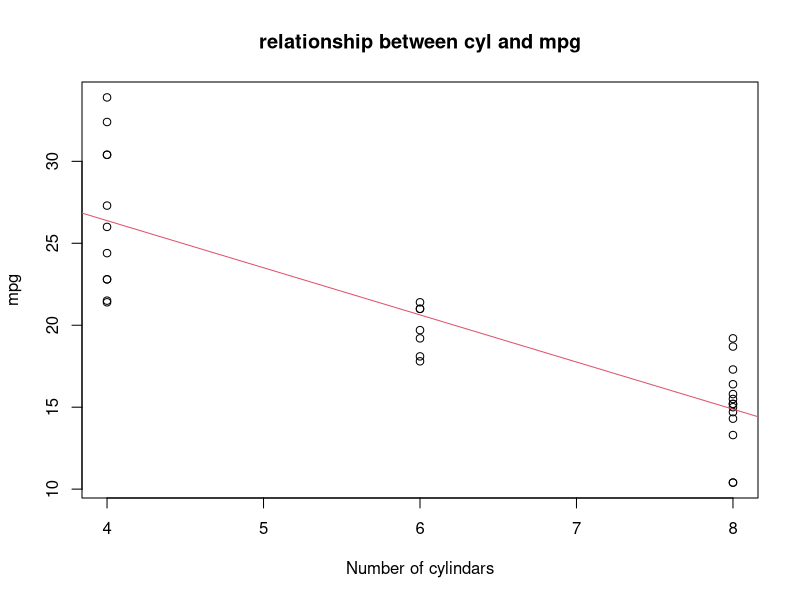

Reproduce this figure in R.
## ---- chunk 1
library(datasets)
head(mtcars, 3)
## ---- chunk 2
model <- lm(mpg~cyl,data=mtcars)
plot(mtcars$cyl,mtcars$mpg,xlab="Number of cylindars",ylab="mpg",main="relationship between cyl and mpg")
abline(model, col=2)
## ---- chunk 3
summary(model)
